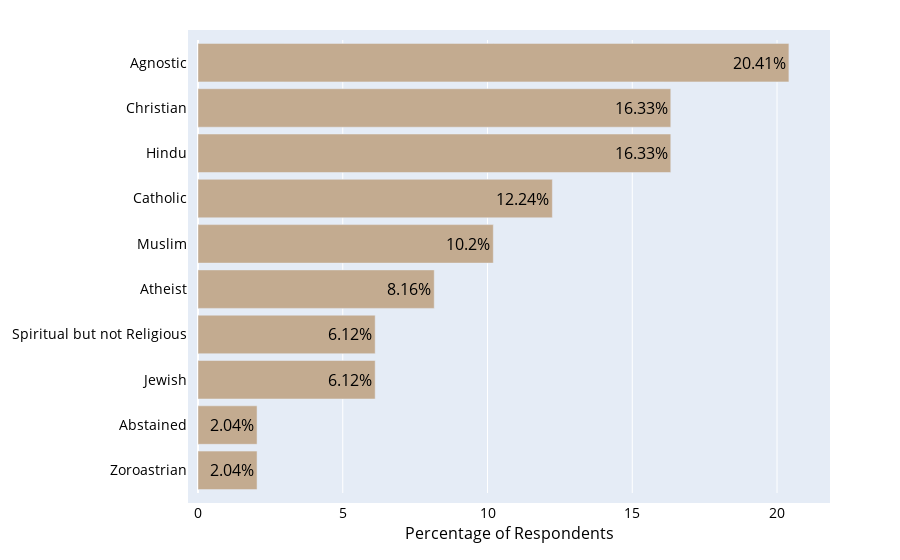

The code cell stored with this chart in its notebook:
### Markdown cell above
# Slide 7 - Religion?

### Code cell
labels = ['Agnostic', 'Atheist', 'Catholic', 'Hindu', 'Jewish', 'Muslim', 'Christian', 'Spiritual but not Religious', 'Zoroastrian', 'Abstained']
values = [20.41, 8.16, 12.24, 16.33, 6.12, 10.20, 16.33, 6.12, 2.04, 2.04]

fig = go.Figure(data=[go.Bar(x=values, 
                             y=labels, 
                             text=values, 
                             marker_color='rgb(195,171,144)',
                             textfont_color='#000000',
                             orientation='h',
                             textfont_size=16
                             )])
fig.update_layout(
    yaxis=dict(
        categoryorder='total ascending', 
        color='#000000',
        titlefont_size=16,
        tickfont_size=14
    ), 
    xaxis=dict(
        title='Percentage of Respondents',
        color='#000000',
        titlefont_size=16,
        tickfont_size=14
    ),
    bargap=0.15, 
    margin=dict(l=80, r=80, t=40, b=40, pad=10))
fig.update_traces(texttemplate='%{text}%', textposition='inside')
iplot(fig)

fig.write_image("presentationImages/S3_Religion_ComplementaryColors.png", width=800, height=800)

### Figure 1 — Plotly figure (JSON) as saved in the notebook; plotly's stock layout.template omitted (floating-point values rounded to 4 significant figures)
{"data": [{"marker": {"color": "rgb(195,171,144)"}, "orientation": "h", "text": ["20.41", "8.16", "12.24", "16.33", "6.12", "10.2", "16.33", "6.12", "2.04", "2.04"], "textfont": {"color": "#000000", "size": 16}, "textposition": "inside", "texttemplate": "%{text}%", "type": "bar", "x": [20.41, 8.16, 12.24, 16.33, 6.12, 10.2, 16.33, 6.12, 2.04, 2.04], "y": ["Agnostic", "Atheist", "Catholic", "Hindu", "Jewish", "Muslim", "Christian", "Spiritual but not Religious", "Zoroastrian", "Abstained"]}], "layout": {"bargap": 0.15, "margin": {"b": 40, "l": 80, "pad": 10, "r": 80, "t": 40}, "xaxis": {"color": "#000000", "tickfont": {"size": 14}, "title": {"font": {"size": 16}, "text": "Percentage of Respondents"}}, "yaxis": {"categoryorder": "total ascending", "color": "#000000", "tickfont": {"size": 14}, "title": {"font": {"size": 16}}}}}
